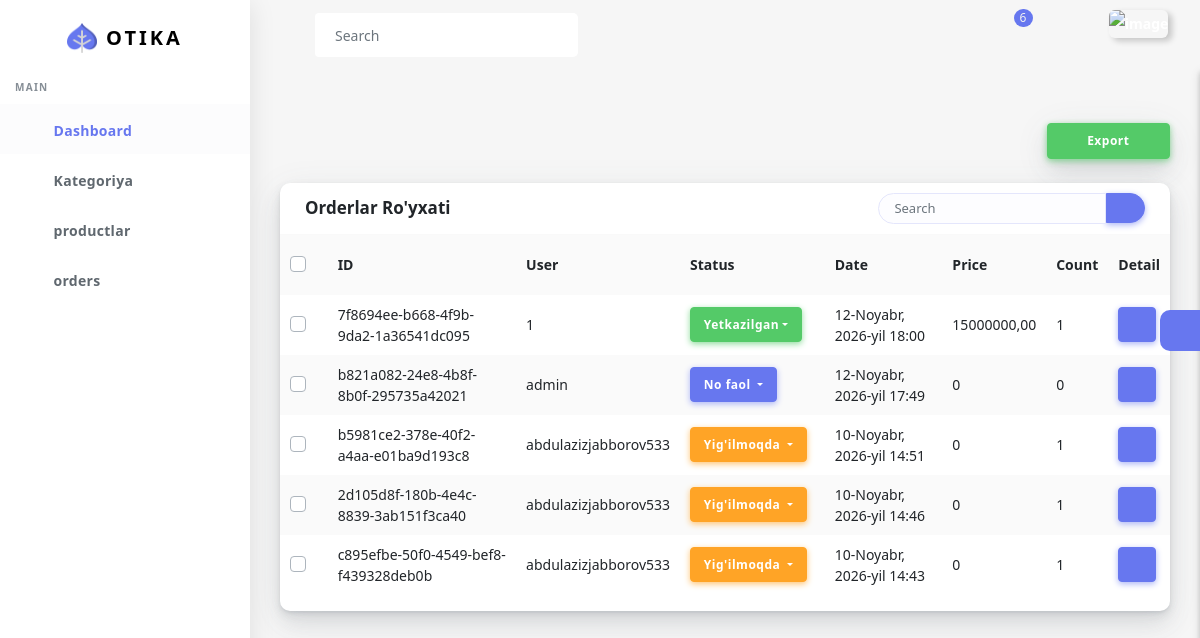
Screenshot of /dashboard/list-orders/ with the database file from the repository.
### main/models.py (models this page shows, shortened)
class Code(models.Model):
    code = models.CharField(max_length=150, unique=True, default=uuid4, blank=True, null=True)
    class Meta:
        abstract = True

class Cart(Code):
    user = models.ForeignKey(User, on_delete=models.CASCADE)
    status = models.IntegerField(choices=CART_STATUS, default=1)
    date = models.DateTimeField(auto_now_add=True)
    delivery_date = models.DateTimeField(null=True, blank=True)
    @property
    def cart_total_price(self):
        n = 0
        for i in CartProduct.objects.filter(cart=self):
            n += i.total_price
        return n
    @property
    def count_product(self):
        n = 0
        for i in CartProduct.objects.filter(cart=self):
            n += 1
        return n

class User(AbstractUser):
    phone = models.CharField(max_length=150, null= True, blank=True)
    address = models.TextField(null=True, blank=True)
    photo = models.ImageField(upload_to='users', null=True, blank=True)
    class Meta(AbstractUser.Meta):
        swappable = "AUTH_USER_MODEL"

class CartProduct(Code):
    product = models.ForeignKey(Product, on_delete=models.SET_NULL, null=True, blank=True)
    cart = models.ForeignKey(Cart, on_delete=models.CASCADE)
    count = models.IntegerField()
    product_name = models.CharField(max_length=255, blank=True)
    product_image = models.CharField(max_length=500, blank=True)
    price = models.DecimalField(max_digits=10, decimal_places=2, null=True, blank=True)
    discount = models.DecimalField(max_digits=10, decimal_places=2, null=True, blank=True)
    @property
    def total_price(self):
        if self.product:
            if self.product.status and self.product.discount_price:
                return self.product.discount_price * self.count
            return self.product.price * self.count
        return (self.price or 0) * self.count

class Product(Code):
    category = models.ForeignKey(Category, on_delete=models.CASCADE, null=True, blank=True)
    image = models.ImageField(upload_to='products')
    name = models.CharField(max_length=150)
    description = models.TextField(blank=True,null=True)
    price = models.DecimalField(max_digits=10, decimal_places=2)
    discount_price = models.DecimalField(max_digits=10, decimal_places=2, null=True, blank=True)
    status = models.BooleanField(default=False)
    created_at = models.DateTimeField(auto_now_add=True)
    updated_at = models.DateTimeField(auto_now=True)
    count = models.IntegerField(default=0)

### dashboard/views.py (the view)
# urls.py: path('list-orders/', views.orders, name='d_orders'),
def orders(request):
    query = request.GET.get('query')
    order = models.Cart.objects.all().order_by('-id')
    if query:
        order = order.filter(
            Q(code__icontains=query) |
            Q(cartproduct__product__name__icontains=query) |
            Q(cartproduct__product__code__icontains=query)
        ).distinct()
    return render(request, 'dashboard/order_list.html', {'orders': order, "query": query})

### templates/dashboard/order_list.html (shortened to what this page needs)
{% extends 'dashboard/base.html' %}
{% block content %}
<div class="main-content" style="min-height: 740px;">
        <section class="section">
          <div class="section-body">
  <div class="row">
              <div class="col-10">
              </div>
              <div class="col-2">
                <div class="card">
                                        <a href="{% url 'd_export_orders' %}" class="btn btn-success">Export</a>
                </div>
              </div>
            </div>
            <div class="row">
              <div class="col-12">
                <div class="card">
                  <div class="card-header">
                    <h4>Orderlar Ro'yxati</h4>
                    <div class="card-header-form">
                      <form method="get">
                        <div class="input-group">
                          <input type="text" name="query" class="form-control" value="{{ query|default:'' }}" placeholder="Search">
                          <div class="input-group-btn">
                            <button class="btn btn-primary"><i class="fas fa-search"></i></button>
                          </div>
                        </div>
                      </form>
                    </div>
                  </div>
                  <div class="card-body p-0">
                    <div class="table-responsive">
                      <table class="table table-striped">
                        <tbody><tr>
                          <th class="text-center">
                            <div class="custom-checkbox custom-checkbox-table custom-control">
                              <label for="checkbox-all" class="custom-control-label">&nbsp;</label>
                            </div>
                          </th>
                          <th>ID</th>
                          <th>User</th>
                          <th>Status</th>
                          <th>Date</th>
                          <th>Price</th>
                         <th>Count</th>
                          <th>Detail</th>
                        </tr>
                        {% for category in orders %}
                        <tr>
                          <td class="p-0 text-center">
                            <div class="custom-checkbox custom-control">
                              <label for="checkbox-1" class="custom-control-label">&nbsp;</label>
                            </div>
                          </td>
                          <td>{{category.code}}</td>
                          <td>{{category.user}}</td>
                          <td>                                              <div class="dropdown d-inline mr-2">
                {% if category.status == 1 %}
                      <button class="btn btn-primary dropdown-toggle" type="button" id="dropdownMenuButton"
                        data-toggle="dropdown" aria-haspopup="true" aria-expanded="false">
                        No faol </button>
                {% elif category.status == 2 %}
                  <button class="btn btn-warning dropdown-toggle" type="button" id="dropdownMenuButton"
                        data-toggle="dropdown" aria-haspopup="true" aria-expanded="false">
                        Yig'ilmoqda </button>
                 {% elif category.status == 3 %}
                     <button class="btn btn-info dropdown-toggle" type="button" id="dropdownMenuButton"
                        data-toggle="dropdown" aria-haspopup="true" aria-expanded="false">
                        Yo'lda</button>
                 {% elif category.status == 4 %}
                     <button class="btn btn-success dropdown-toggle" type="button" id="dropdownMenuButton"
                        data-toggle="dropdown" aria-haspopup="true" aria-expanded="false">
                        Yetkazilgan</button>
                 {% elif category.status == 5 %}
                     <button class="btn btn-danger dropdown-toggle" type="button" id="dropdownMenuButton"
                        data-toggle="dropdown" aria-haspopup="true" aria-expanded="false">
                        Bekor qilingan</button>
                 {% endif %}
                    </div>
</td>
                          <td>{{category.date}}</td>
                          <td>{{category.cart_total_price}}</td>
                          <td>{{category.count_product}}</td>
                          <td>
                            <a href="{% url 'd_detail_orders' category.code %}" class="btn btn-primary"> <i class="far fa-eye"></i></a>
                          </td>
                        </tr>
                        {% endfor %}
                      </tbody></table>
                    </div>
                  </div>
                </div>
              </div>
            </div>
          </div>
        </section>
        <div class="settingSidebar">
          <a href="javascript:void(0)" class="settingPanelToggle"> <i class="fa fa-spin fa-cog"></i>
          </a>
        </div>
      </div>
{% endblock %}

### static/assets2/assets/css/custom.css (style rules this page uses)
.section { max-width: 100%; }
.card { margin-bottom: 1.5rem; }
.card-body { padding: 1.5rem; }

### rows the page displays
Cart: code "7f8694ee-b668-4f9b-9da2-1a36541dc095", user "1", status "Yetkazilgan", date "12-Noyabr, 2026-yil 18:00", cart_total_price "15000000,00", count_product "1"
Cart: code "b821a082-24e8-4b8f-8b0f-295735a42021", user "admin", status "No faol", date "12-Noyabr, 2026-yil 17:49", cart_total_price "0", count_product "0"
Cart: code "b5981ce2-378e-40f2-a4aa-e01ba9d193c8", user "abdulazizjabborov533", status "Yig'ilmoqda", date "10-Noyabr, 2026-yil 14:51", cart_total_price "0", count_product "1"
Cart: code "2d105d8f-180b-4e4c-8839-3ab151f3ca40", user "abdulazizjabborov533", status "Yig'ilmoqda", date "10-Noyabr, 2026-yil 14:46", cart_total_price "0", count_product "1"
Cart: code "c895efbe-50f0-4549-bef8-f439328deb0b", user "abdulazizjabborov533", status "Yig'ilmoqda", date "10-Noyabr, 2026-yil 14:43", cart_total_price "0", count_product "1"
